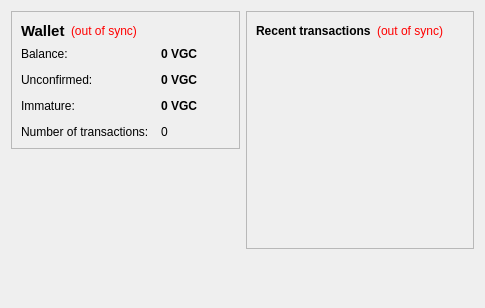
<?xml version="1.0" encoding="UTF-8"?>
<ui version="4.0">
 <class>OverviewPage</class>
 <widget class="QWidget" name="OverviewPage">
  <property name="geometry">
   <rect>
    <x>0</x>
    <y>0</y>
    <width>485</width>
    <height>308</height>
   </rect>
  </property>
  <property name="windowTitle">
   <string>Form</string>
  </property>
  <layout class="QHBoxLayout" name="horizontalLayout" stretch="1,1">
   <item>
    <layout class="QVBoxLayout" name="verticalLayout_2">
     <item>
      <widget class="QFrame" name="frame">
       <property name="frameShape">
        <enum>QFrame::StyledPanel</enum>
       </property>
       <property name="frameShadow">
        <enum>QFrame::Raised</enum>
       </property>
       <layout class="QVBoxLayout" name="verticalLayout_4">
        <item>
         <layout class="QHBoxLayout" name="horizontalLayout_4">
          <item>
           <widget class="QLabel" name="label_5">
            <property name="font">
             <font>
              <pointsize>11</pointsize>
              <weight>75</weight>
              <bold>true</bold>
             </font>
            </property>
            <property name="text">
             <string>Wallet</string>
            </property>
           </widget>
          </item>
          <item>
           <widget class="QLabel" name="labelWalletStatus">
            <property name="toolTip">
             <string>The displayed information may be out of date. Your wallet automatically synchronizes with the Vegascoin network after a connection is established, but this process has not completed yet.</string>
            </property>
            <property name="styleSheet">
             <string notr="true">QLabel { color: red; }</string>
            </property>
            <property name="text">
             <string notr="true">(out of sync)</string>
            </property>
            <property name="alignment">
             <set>Qt::AlignLeading|Qt::AlignLeft|Qt::AlignVCenter</set>
            </property>
           </widget>
          </item>
          <item>
           <spacer name="horizontalSpacer_2">
            <property name="orientation">
             <enum>Qt::Horizontal</enum>
            </property>
            <property name="sizeHint" stdset="0">
             <size>
              <width>40</width>
              <height>20</height>
             </size>
            </property>
           </spacer>
          </item>
         </layout>
        </item>
        <item>
         <layout class="QFormLayout" name="formLayout_2">
          <property name="fieldGrowthPolicy">
           <enum>QFormLayout::AllNonFixedFieldsGrow</enum>
          </property>
          <property name="horizontalSpacing">
           <number>12</number>
          </property>
          <property name="verticalSpacing">
           <number>12</number>
          </property>
          <item row="0" column="0">
           <widget class="QLabel" name="label">
            <property name="text">
             <string>Balance:</string>
            </property>
           </widget>
          </item>
          <item row="0" column="1">
           <widget class="QLabel" name="labelBalance">
            <property name="font">
             <font>
              <weight>75</weight>
              <bold>true</bold>
             </font>
            </property>
            <property name="cursor">
             <cursorShape>IBeamCursor</cursorShape>
            </property>
            <property name="toolTip">
             <string>Your current balance</string>
            </property>
            <property name="text">
             <string notr="true">0 VGC</string>
            </property>
            <property name="textInteractionFlags">
             <set>Qt::LinksAccessibleByMouse|Qt::TextSelectableByKeyboard|Qt::TextSelectableByMouse</set>
            </property>
           </widget>
          </item>
          <item row="1" column="0">
           <widget class="QLabel" name="label_3">
            <property name="text">
             <string>Unconfirmed:</string>
            </property>
           </widget>
          </item>
          <item row="1" column="1">
           <widget class="QLabel" name="labelUnconfirmed">
            <property name="font">
             <font>
              <weight>75</weight>
              <bold>true</bold>
             </font>
            </property>
            <property name="cursor">
             <cursorShape>IBeamCursor</cursorShape>
            </property>
            <property name="toolTip">
             <string>Total of transactions that have yet to be confirmed, and do not yet count toward the current balance</string>
            </property>
            <property name="text">
             <string notr="true">0 VGC</string>
            </property>
            <property name="textInteractionFlags">
             <set>Qt::LinksAccessibleByMouse|Qt::TextSelectableByKeyboard|Qt::TextSelectableByMouse</set>
            </property>
           </widget>
          </item>
          <item row="3" column="0">
           <widget class="QLabel" name="label_2">
            <property name="text">
             <string>Number of transactions:</string>
            </property>
           </widget>
          </item>
          <item row="3" column="1">
           <widget class="QLabel" name="labelNumTransactions">
            <property name="toolTip">
             <string>Total number of transactions in wallet</string>
            </property>
            <property name="text">
             <string notr="true">0</string>
            </property>
           </widget>
          </item>
          <item row="2" column="0">
           <widget class="QLabel" name="labelImmatureText">
            <property name="text">
             <string>Immature:</string>
            </property>
           </widget>
          </item>
          <item row="2" column="1">
           <widget class="QLabel" name="labelImmature">
            <property name="font">
             <font>
              <weight>75</weight>
              <bold>true</bold>
             </font>
            </property>
            <property name="toolTip">
             <string>Mined balance that has not yet matured</string>
            </property>
            <property name="text">
             <string notr="true">0 VGC</string>
            </property>
            <property name="textInteractionFlags">
             <set>Qt::LinksAccessibleByMouse|Qt::TextSelectableByKeyboard|Qt::TextSelectableByMouse</set>
            </property>
           </widget>
          </item>
         </layout>
        </item>
       </layout>
      </widget>
     </item>
     <item>
      <spacer name="verticalSpacer">
       <property name="orientation">
        <enum>Qt::Vertical</enum>
       </property>
       <property name="sizeHint" stdset="0">
        <size>
         <width>20</width>
         <height>40</height>
        </size>
       </property>
      </spacer>
     </item>
    </layout>
   </item>
   <item>
    <layout class="QVBoxLayout" name="verticalLayout_3">
     <item>
      <widget class="QFrame" name="frame_2">
       <property name="frameShape">
        <enum>QFrame::StyledPanel</enum>
       </property>
       <property name="frameShadow">
        <enum>QFrame::Raised</enum>
       </property>
       <layout class="QVBoxLayout" name="verticalLayout">
        <item>
         <layout class="QHBoxLayout" name="horizontalLayout_2">
          <item>
           <widget class="QLabel" name="label_4">
            <property name="text">
             <string>&lt;b&gt;Recent transactions&lt;/b&gt;</string>
            </property>
           </widget>
          </item>
          <item>
           <widget class="QLabel" name="labelTransactionsStatus">
            <property name="toolTip">
             <string>The displayed information may be out of date. Your wallet automatically synchronizes with the Vegascoin network after a connection is established, but this process has not completed yet.</string>
            </property>
            <property name="styleSheet">
             <string notr="true">QLabel { color: red; }</string>
            </property>
            <property name="text">
             <string notr="true">(out of sync)</string>
            </property>
            <property name="alignment">
             <set>Qt::AlignRight|Qt::AlignTrailing|Qt::AlignVCenter</set>
            </property>
           </widget>
          </item>
          <item>
           <spacer name="horizontalSpacer">
            <property name="orientation">
             <enum>Qt::Horizontal</enum>
            </property>
            <property name="sizeHint" stdset="0">
             <size>
              <width>40</width>
              <height>20</height>
             </size>
            </property>
           </spacer>
          </item>
         </layout>
        </item>
        <item>
         <widget class="QListView" name="listTransactions">
          <property name="styleSheet">
           <string notr="true">QListView { background: transparent; }</string>
          </property>
          <property name="frameShape">
           <enum>QFrame::NoFrame</enum>
          </property>
          <property name="verticalScrollBarPolicy">
           <enum>Qt::ScrollBarAlwaysOff</enum>
          </property>
          <property name="horizontalScrollBarPolicy">
           <enum>Qt::ScrollBarAlwaysOff</enum>
          </property>
          <property name="selectionMode">
           <enum>QAbstractItemView::NoSelection</enum>
          </property>
         </widget>
        </item>
       </layout>
      </widget>
     </item>
     <item>
      <spacer name="verticalSpacer_2">
       <property name="orientation">
        <enum>Qt::Vertical</enum>
       </property>
       <property name="sizeHint" stdset="0">
        <size>
         <width>20</width>
         <height>40</height>
        </size>
       </property>
      </spacer>
     </item>
    </layout>
   </item>
  </layout>
 </widget>
 <resources/>
 <connections/>
</ui>
